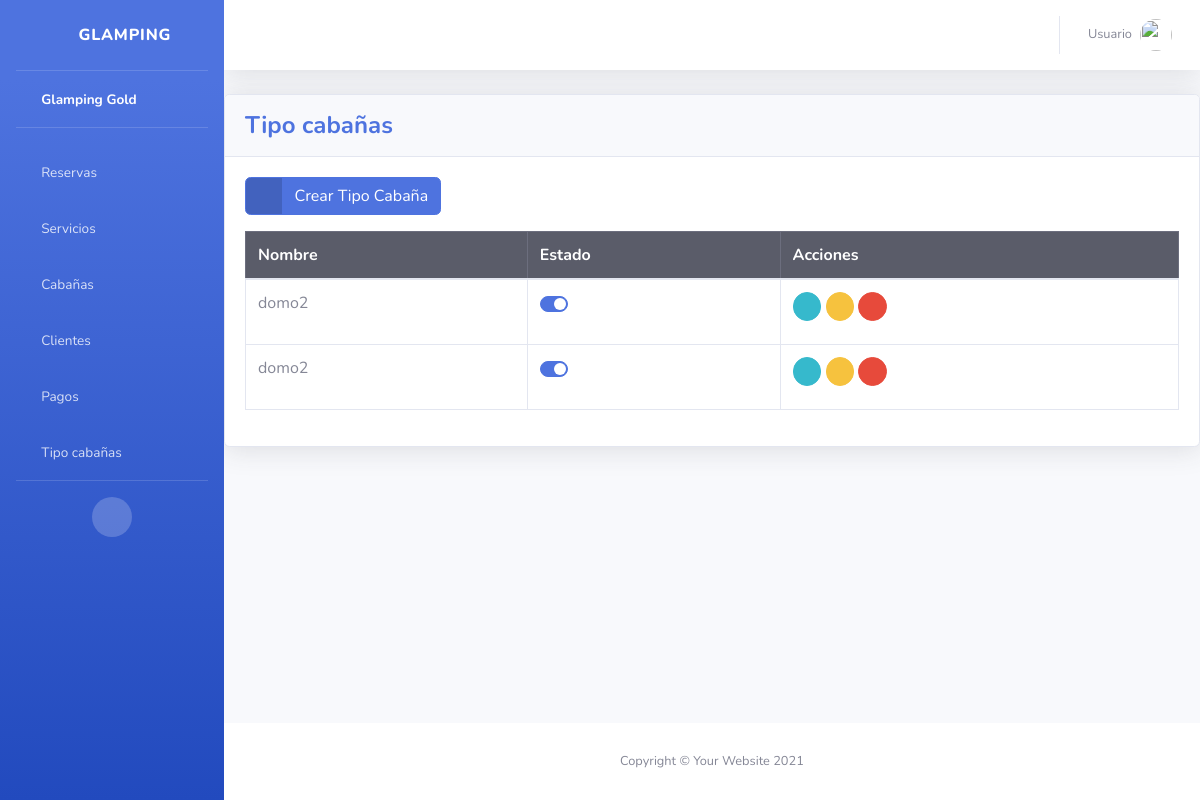
/tipocabañas/, run on an earlier commit of the app's database.
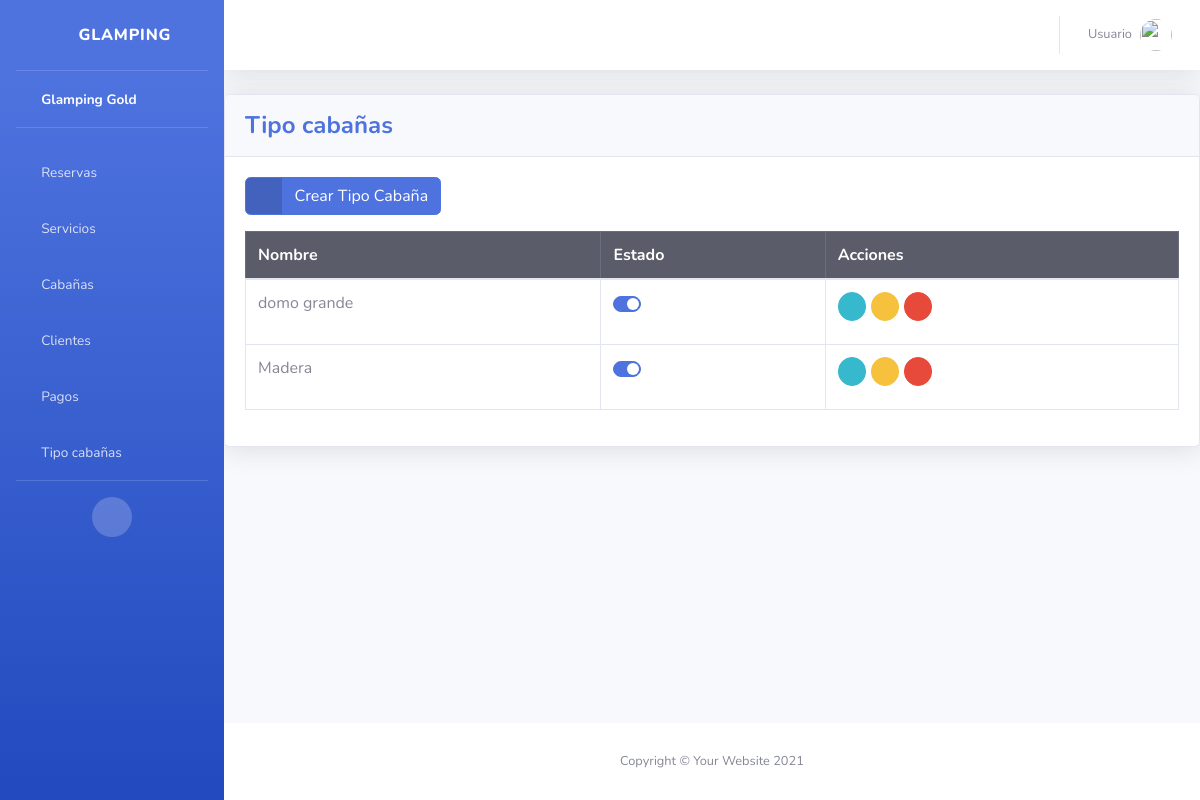
And on a later commit of the database.
### tipocabañas/models.py (models this page shows, shortened)
class Tipocabaña(models.Model):
    nombre = models.CharField(max_length=255 , )
    status = models.BooleanField(default=True)

### tipocabañas/views.py (called while the page is built)
def tipocabañas(request):
    tipocabañas_list = Tipocabaña.objects.all()
    return render(request, 'tipocabañas/index.html', {'tipocabañas_list': tipocabañas_list})

### templates/tipocabañas/index.html (shortened to what this page needs)
{% extends 'base.html' %}
{% block content %}
<div class="card shadow mb-4">
    <div class="card-header py-3">
        <h4 class="m-0 font-weight-bold text-primary">Tipo cabañas</h4>
    </div>
    <div class="card-body">
        <div class="table-responsive">
            <a href="{% url 'create_tipocabaña' %}" class="btn btn-primary btn-icon-split mb-3">
                <span class="icon text-white-50">
                  <i class="fas fa-plus"></i>
              </span>
              <span class="text">Crear Tipo Cabaña</span>
            </a>
            <table class="table table-bordered" id="dataTable" width="100%" cellspacing="0">
                <thead class="table-dark">
                    <tr>
                        <th>Nombre</th>
                        <th>Estado</th>
                        <th>Acciones</th>
                    </tr>
                </thead>
                <tbody>
                    {% for tipocabaña in tipocabañas_list %}
                    <tr>
                    <td>{{ tipocabaña.nombre }}</td>
                    <td>
                        <form action="{% url 'tipocabaña_status' tipocabaña.id %}" method="POST">
                            <div class="custom-control custom-switch">
                            </div>
                        </form>
                    </td>
                    <td>
                        <a href="" class="btn btn-info btn-circle btn-sm" data-bs-toggle="modal" data-bs-target="#modalId" data-tipocabaña-id="{{ tipocabaña.id }}">
                            <i class="fas fa-info-circle"></i>
                        </a>
                        <a href="{% url 'edit_tipocabaña' tipocabaña.id %}" class="btn btn-warning btn-circle btn-sm">
                            <i class="fas fa-edit"></i>
                        </a>
                        <a href="{% url 'delete_tipocabaña' tipocabaña.id %}" class="deleteBtn btn btn-danger btn-circle btn-sm">
                            <i class="fas fa-trash"></i>
                        </a>
                    </td>
                    </tr>
                    {% endfor %}
                </tbody>
            </table>
        </div>
    </div>
</div>
{%endblock%}

What changed in the data, as far as the page shows it:
removed Tipocabaña: nombre "domo2"
changed Tipocabaña: nombre "domo2" → "domo grande"
added Tipocabaña: nombre "Madera"
